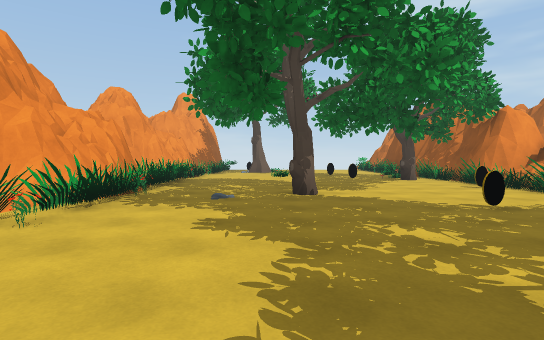
View 1 (above)

16 first-person views from a walk through a scene from a Unity 3-D project. The camera is 1.4 m above the floor, tilts 2° down and sees 80° across. The floor is counted in squares, 2 m on a side. Each view is taken from the middle of a square. On the plan, view 1 faces up. The plan holds only what a view shows up to about 10 squares ahead; the rest is blank. The place goes on beyond the plan. The player is left out.

View 2
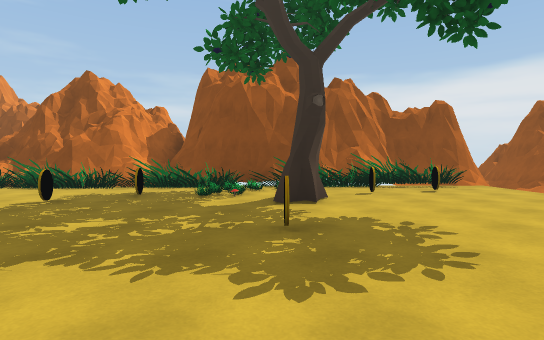

View 3
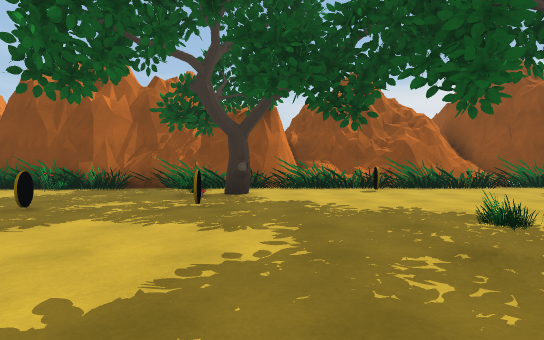

View 4
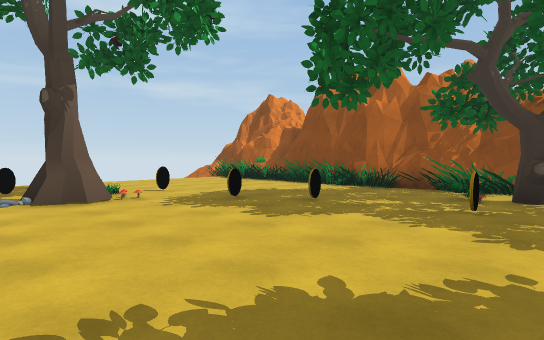

View 5
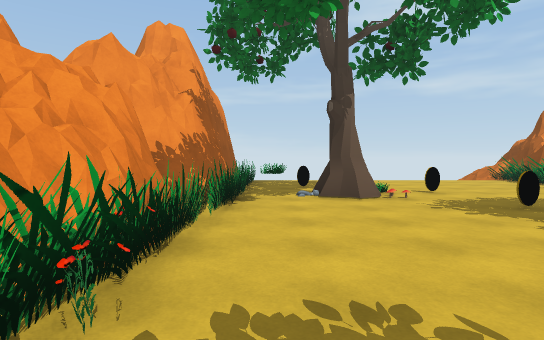

View 6
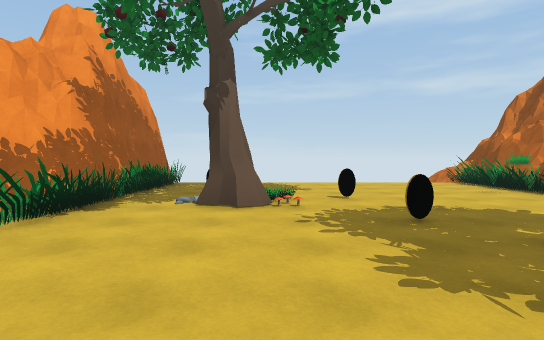

View 7
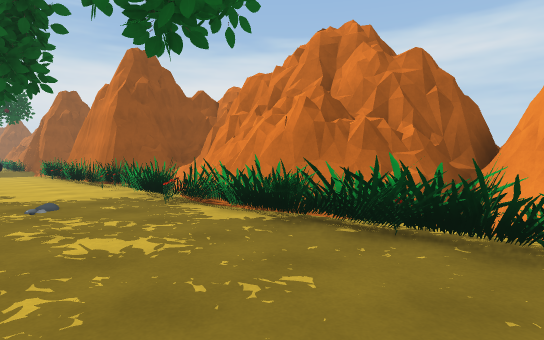

View 8
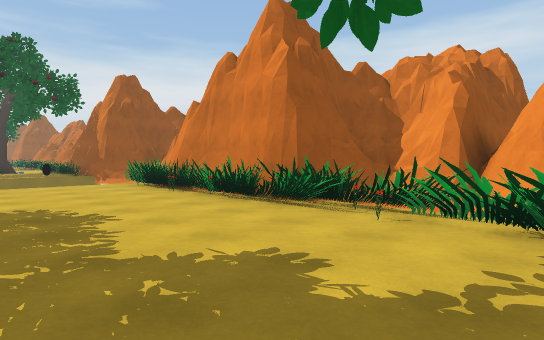

View 9
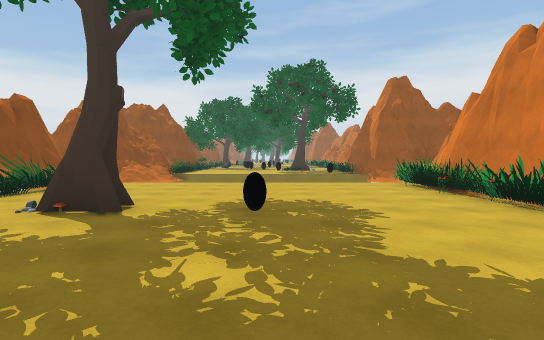

View 10
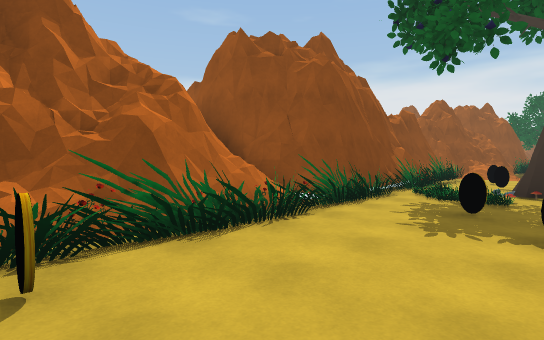

View 11
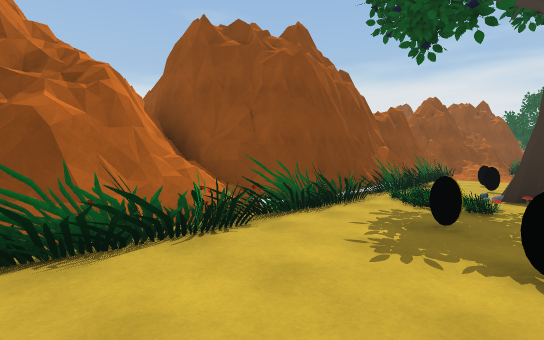

View 12
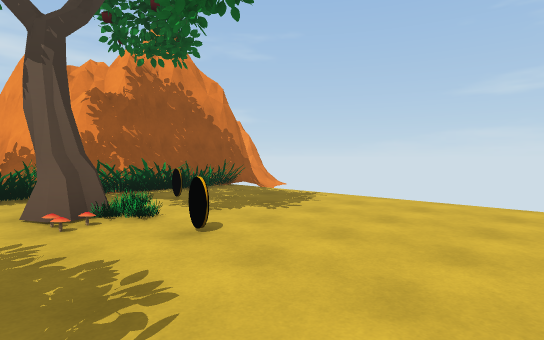

View 13
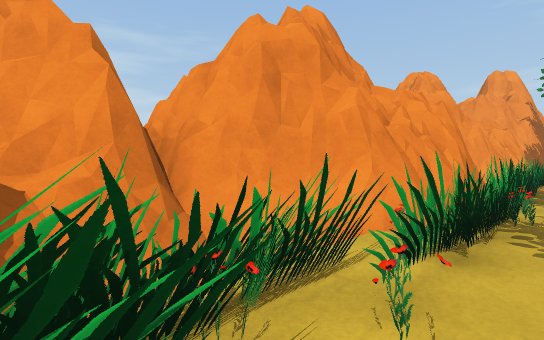

View 14
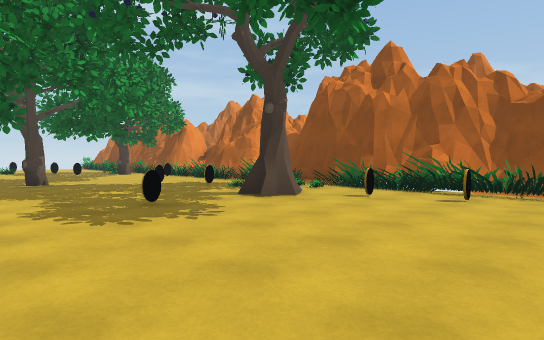

View 15
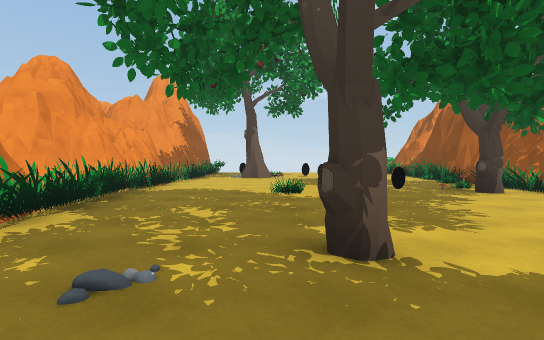

View 16
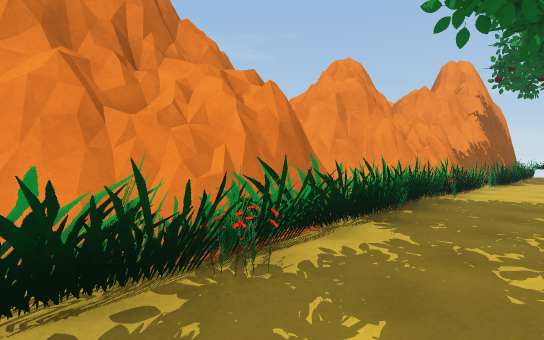

### Floor plan
Key: @ floor where view 1 was taken; # wall or solid block; . main floor; - floor 0.25 m lower than the main floor; = window, fence, low wall or low ledge; T tree; C coin; O other object.
Columns run from 5 left of view 1 to 7 right of it. Each row starts with its distance up from view 1.
 21   #        #
 20  #=........=
 19  #=........=
 18  #=.C......=
 17  #=.OOC....=
 16  #=O##.....=
 15  #=....C..O=
 14  #=........##
 13  #=....C...=#
 12  #O......O.=#
 11  #O....COTO=#
 10  #=......O.=#
  9  #=O.......=#
  8  #=..O....C=#
  7  #=........O#
  6  #=O..T....O#
  5 ##O.....C..O#
  4 ##=......C.O#
  3 #-O........=#
  2 ##=.....OOO=#
  1 ##=...C.TOO=#
  0  #=O.@...T. #
 -1   =O......C #
 -2   =O.......=#
 -3   =O......CO#
 -4   =........=#
 -5   =         #

Positions as (right, up) in squares from view 1, and headings:
1: (0, 0), facing up
2: (-2, 1), facing right
3: (-2, 10), facing right
4: (-2, 10), facing up-right
5: (-2, 10), facing up
6: (0, 11), facing up
7: (0, 11), facing down-left
8: (1, 5), facing down-left
9: (1, 5), facing down
10: (3, 8), facing down-right
11: (3, 7), facing down-right
12: (4, 15), facing up-left
13: (-2, 2), facing up-left
14: (-1, -4), facing up-right
15: (0, 4), facing up
16: (-1, 5), facing up-left
